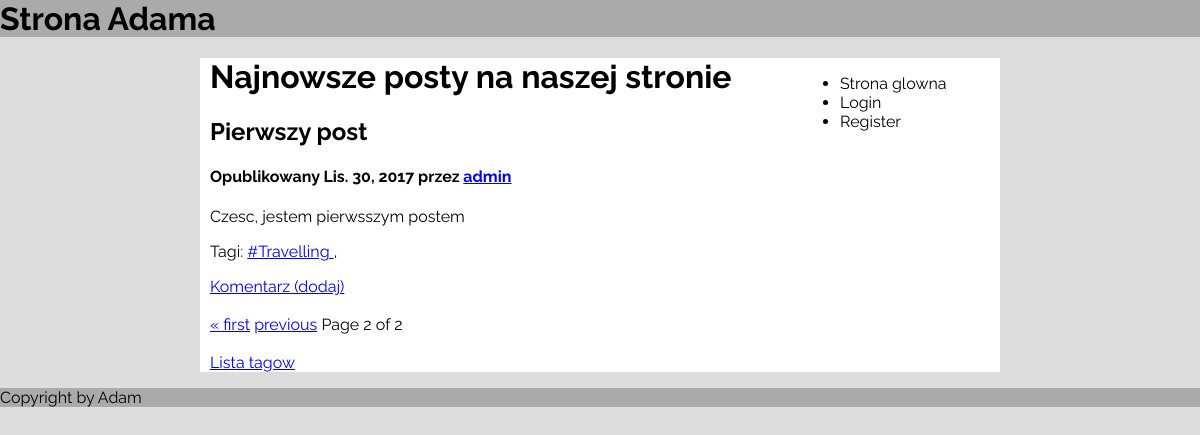
Before: /?page=2 with the older database file.
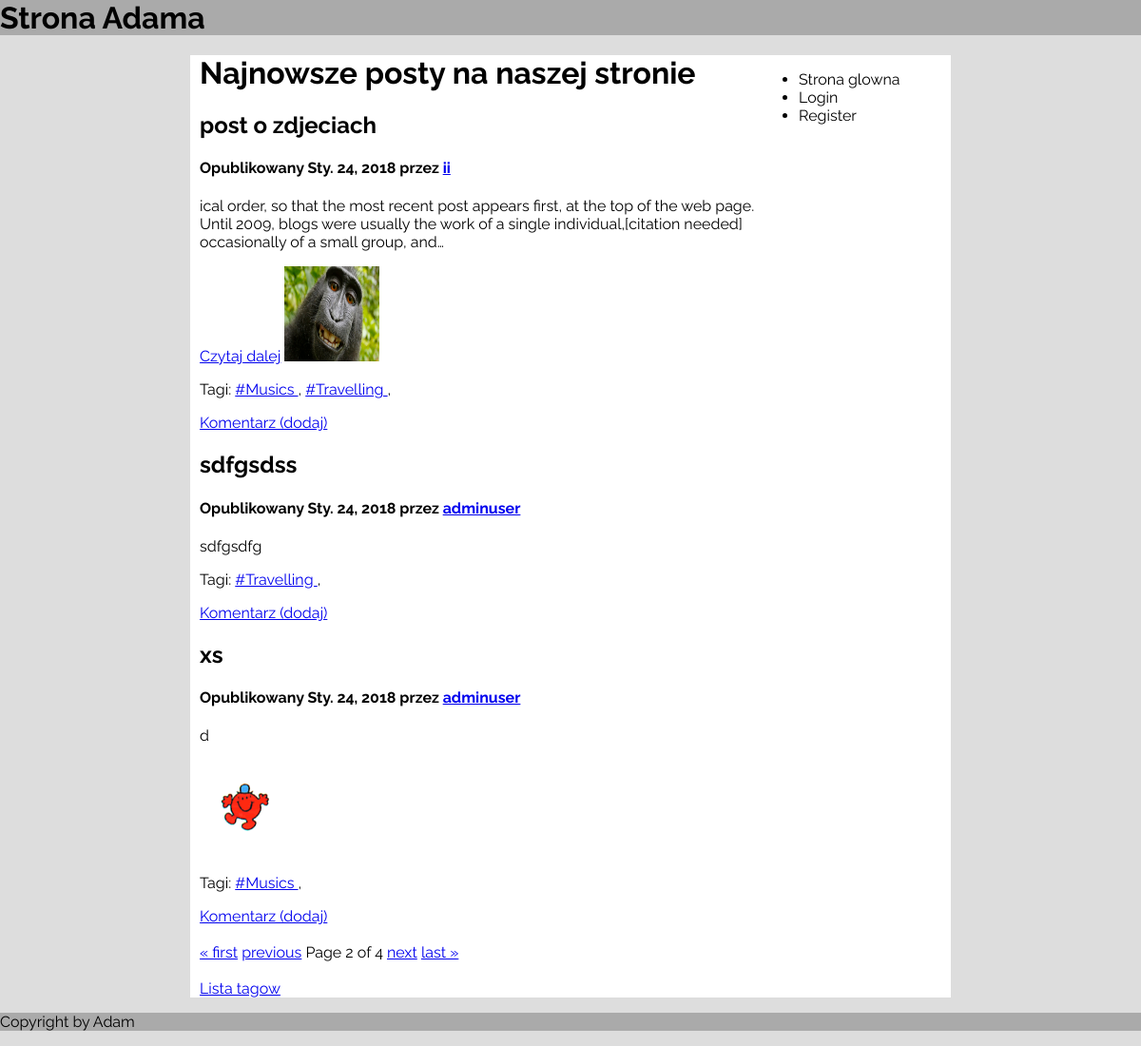
After: the same page with the newer database file.
### main/models.py (models this page shows, shortened)
class Post(models.Model):
	title = models.CharField(max_length=300)
	content = models.CharField(max_length=10000)
	publish_date = models.DateField()
	user = models.ForeignKey(User)
	tag = models.ManyToManyField(Tag)
	photo = models.ImageField(upload_to='main/static/main/imgs/', default='', blank=True)
	class Meta:
		ordering = ['-publish_date', 'title']

class Tag(models.Model):
	name = models.CharField(max_length=200, blank=True, default='', unique=True)

### main/views.py (the view)
# urls.py: url(r'^$', views.index, name='index'),
def index(request):
	posts = Post.objects.all()
	comments = Comment.objects.all()
	paginator = Paginator(posts, POSTS_PER_PAGE) #ilosc artykulow na stronie
	page = request.GET.get('page')
	try:
		posts = paginator.page(page)
	except PageNotAnInteger:
		posts = paginator.page(1)
	context = {
		'posts': posts,
		'comments': comments
	}
	return render(request, 'main/index.html', context)

### main/templates/main/index.html (shortened to what this page needs)
{% extends 'main/base.html' %}
{% block header %}
	<h1> Najnowsze posty na naszej stronie </h1>
{% endblock %}
{% block content %}
	<div>
		{% for post in posts %}
			<div>
				<h2>{{ post.title }} </h2>
				<h4>
					Opublikowany {{ post.publish_date }} przez <a href="{% url 'user_info' post.user.username %}"> {{ post.user.username }}</a>
				</h4>
				<p> {{ post.content|truncatechars:200 }} </p>
                {% if post.content|length > 200 %}
                <a href="{% url 'one_post' post.id %}">Czytaj dalej</a>
                {% endif %}
				<tr>
                    {% if post.photo == '' %}
                    <td> </td>
                    {% else %}
                    <td><img src='{{ post.photo.url|slice:"4:" }}' width="100" height="100"></td>
                    {% endif %}
                </tr>
				<p> Tagi:
					{% for t in post.tag.all %}
						<a href="/bytag/{{ t.name|slice:'1:' }}">{{t.name}} </a>
						<a>, </a>
					{% endfor %}
				</p>
			</div>
        <div><a href="{% url 'add_new_comment' post.id %}">Komentarz (dodaj)</a>
				<br>
        </div>
		{% endfor %}
	</div>
    <br>
<div>
        {% if posts.has_previous %}
            <a href="?page=1">&laquo; first</a>
            <a href="?page={{ posts.previous_page_number }}">previous</a>
        {% endif %}
            Page {{ posts.number }} of {{ posts.paginator.num_pages }}
        {% if posts.has_next %}
            <a href="?page={{ posts.next_page_number }}">next</a>
            <a href="?page={{ posts.paginator.num_pages }}">last &raquo;</a>
        {% endif %}
</div>
	<br>
	<a href="{% url 'tags' %}">Lista tagow</a>
{% endblock %}

### main/templates/main/base.html (shortened to what this page needs)
<!DOCTYPE html>
<html>
<head>
	{% load static %}
	<link rel="stylesheet" type="text/css" href="{% static 'main/base.css' %}">
</head>
<body>
	<div id="logo">
		<h1>Strona Adama</h1>
	</div>
	<div id="wrapper">
		<div id="menu">
			<ul>
				<li><a href="{% url 'index' %}">Strona glowna</a></li>
				{% if not user.is_authenticated %}
					<li><a href="{% url 'login' %}">Login</a></li>
					<li><a href="{% url 'register' %}">Register</a></li>
				{% endif %}
			</ul>
		</div>
		<div id="contentWrapper">
			<div id="header">
				{% block header %}
				{% endblock %}
			</div>
			<div id="content">
				{% block content %}
				{% endblock %}
			</div>
		</div>
	</div>
	<div id="footer">
		<p>
			Copyright by Adam
		</p>
	</div>
</body>
</html>

### main/static/main/base.css (style rules this page uses)
body { font-family: 'Raleway'; background-color: #dddddd; margin: 0; }
#wrapper { width: 800px; background: white; margin: 0 auto; min-height: 200px; }
#logo, #footer { background-color: #aaaaaa; margin: 0; }
#logo h1 { margin: 0; }
#menu { float: right; width: 200px; }
#contentWrapper { width: 600px; padding: 0px 10px; }
#menu a { text-decoration: none; color: inherit; }

Changed rows visible on the page:
no longer on this page (row unchanged): Post: title "Pierwszy post", publish_date "Lis. 30, 2017", user.username "admin", content "Czesc, jestem pierwsszym postem", Tag (name "#Travelling")
added Post: title "post o zdjeciach", publish_date "Sty. 24, 2018", user.username "ii", content "ical order, so that the most recent post appears first, at the top of the web page. Until 2009, blogs were usually the work of a single individual,[citation needed] occasionally of a small group, and…", shows "Czytaj dalej", photo (picture), Tag (name "#Travelling")
now on this page (row unchanged): Tag: name "#Musics"
added Post: title "sdfgsdss", publish_date "Sty. 24, 2018", user.username "adminuser", content "sdfgsdfg", Tag (name "#Travelling")
added Post: title "xs", publish_date "Sty. 24, 2018", user.username "adminuser", content "d", photo (picture)
Other visible differences:
{{ posts.paginator.num_pages }}: "2" → "4"
text now shown: "next last »"
